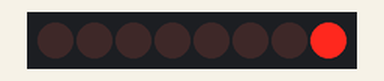
This sketch was run on a simulated Arduino Uno, built with avr-gcc and run on an emulated ATmega328P. On the bench: 8 shift-register outputs drawn as a row of LEDs (first output left, lit = HIGH). Wiring (inferred from the names in the program): shift register (74HC595): data pin 14; shift clock pin 13; latch pin 12. Wiring (inferred from the signals the program sends): row of LEDs: on Q0, Q1, Q2, Q3, Q4, Q5, Q6, Q7.

Above: at 0.02 s.
At 0.32 s:
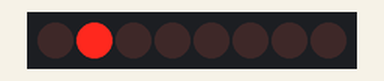
At 0.62 s:
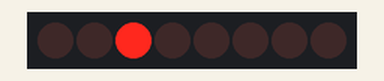
At 1.22 s:
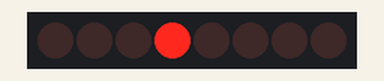
At 1.82 s:
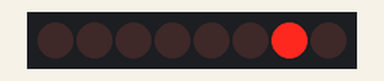
At 2.45 s:
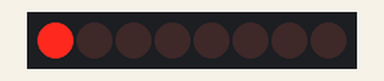
Timing chart, 0 to 3.0 s (numbered marks = the images above):
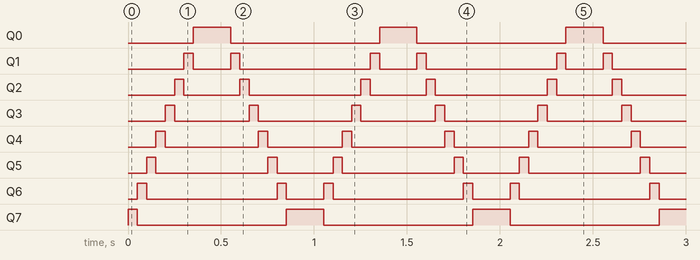

Measured:
- by itself, Q0: alternates HIGH for 0.20 s and LOW for 0.80 s
- by itself, Q1: repeats every 1.0 s: LOW 0.20 s, HIGH 0.05 s, LOW 0.70 s, HIGH 0.05 s
- by itself, Q2: repeats every 1.0 s: LOW 0.30 s, HIGH 0.05 s, LOW 0.60 s, HIGH 0.05 s
- by itself, Q3: alternates HIGH for 0.05 s and LOW for 0.40 s
- by itself, Q4: alternates HIGH for 0.05 s and LOW for 0.50 s
- by itself, Q5: repeats every 1.0 s: LOW 0.60 s, HIGH 0.05 s, LOW 0.30 s, HIGH 0.05 s
- by itself, Q6: repeats every 1.0 s: LOW 0.70 s, HIGH 0.05 s, LOW 0.20 s, HIGH 0.05 s
- by itself, Q7: repeats every 1.0 s: LOW 0.80 s, HIGH 0.20 s

The sketch:

Project_11_74HC595N_Control_8_LEDs.ino
```cpp
//**********************************************************************
/*
 * 文件名 : 74HC595N 控制8个LED
 * 描述 : 用74HC575N驱动十个led流水灯.
*/
int dataPin = 14;   // 连接74HC595 DS的引脚(Pin14)
int latchPin = 12;  // 74HC595的ST_CP连接引脚(Pin12)
int clockPin = 13;  // 74HC595的SH_CP连接引脚(Pin11)

void setup() {
  // 设置引脚输出
  pinMode(latchPin, OUTPUT);
  pinMode(clockPin, OUTPUT);
  pinMode(dataPin, OUTPUT);
}

void loop() {
  // 定义一个单字节变量，用8位来表示LED柱状图的8个LED的状态。
  //该变量被赋值为0x01，即二进制00000001，表示只有一盏灯亮。
  byte x = 0x01;    // 0b 0000 0001
  for (int j = 0; j < 8; j++) { // 让led灯从右向左亮起
    writeTo595(LSBFIRST, x);
    x <<= 1; // 使变量向左移动一位，然后明亮的LED向左移动一步.
    delay(50);
  }
  delay(100);
  x = 0x80;       //0b 1000 0000
  for (int j = 0; j < 8; j++) { // 让led灯从左向右亮起
    writeTo595(LSBFIRST, x);
    x >>= 1;
    delay(50);
  }
  delay(100);
}
void writeTo595(int order, byte _data ) {
  // 输出低电平到latchPin
  digitalWrite(latchPin, LOW);
  // 发送串行数据到74HC595
  shiftOut(dataPin, clockPin, order, _data);
  // 输出高电平到latchPin，74HC595将数据更新到并行输出端口.
  digitalWrite(latchPin, HIGH);
}
//**********************************************************************************
```
